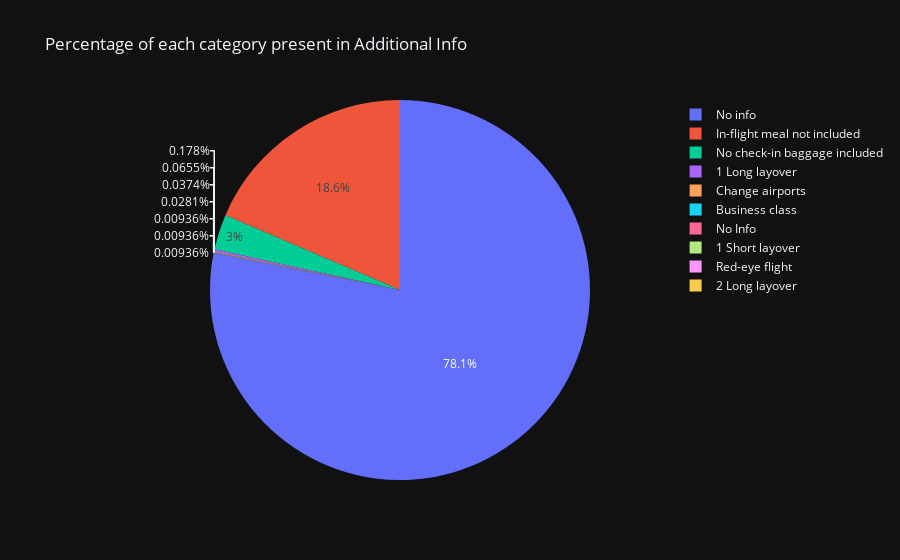

The notebook cell saved with this chart:
### Code cell
fig = px.pie(
             temp_df, 
             values='counts', 
             names='Additional_info', 
             title='Percentage of each category present in Additional Info',
             template='plotly_dark'
            )
fig.show()

### Figure 1 — Plotly figure (JSON) as saved in the notebook; plotly's stock layout.template omitted (floating-point values rounded to 4 significant figures)
{"data": [{"domain": {"x": [0, 1], "y": [0, 1]}, "hovertemplate": "Additional_info=%{label}<br>counts=%{value}<extra></extra>", "labels": ["No info", "In-flight meal not included", "No check-in baggage included", "1 Long layover", "Change airports", "Business class", "No Info", "1 Short layover", "Red-eye flight", "2 Long layover"], "legendgroup": "", "name": "", "showlegend": true, "type": "pie", "values": [8344, 1982, 320, 19, 7, 4, 3, 1, 1, 1]}], "layout": {"legend": {"tracegroupgap": 0}, "title": {"text": "Percentage of each category present in Additional Info"}}}
